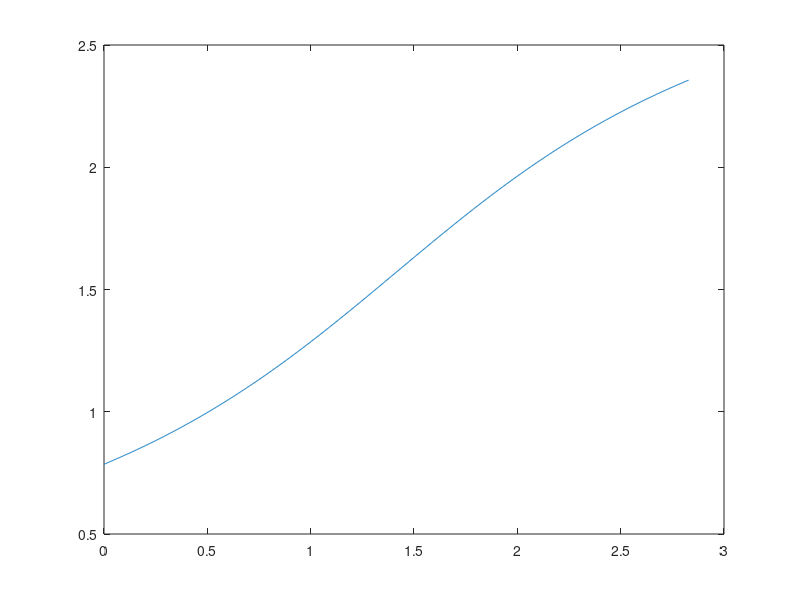
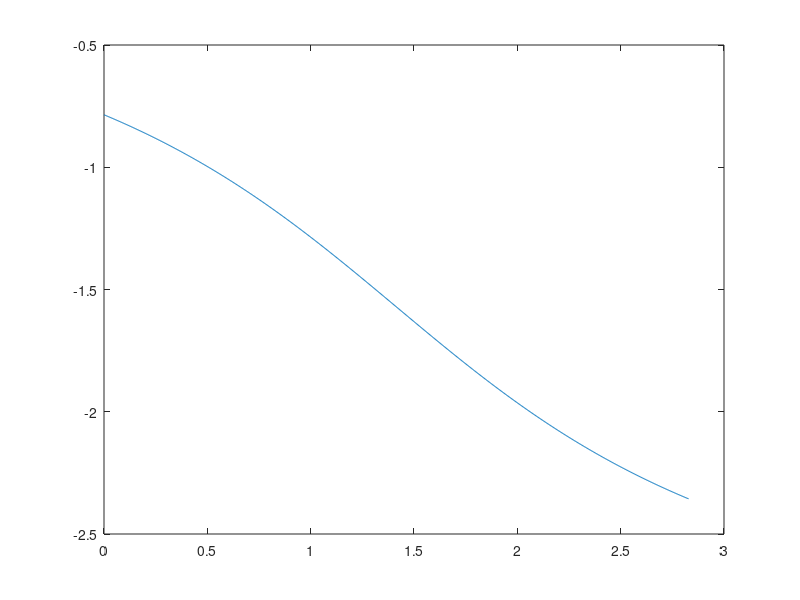
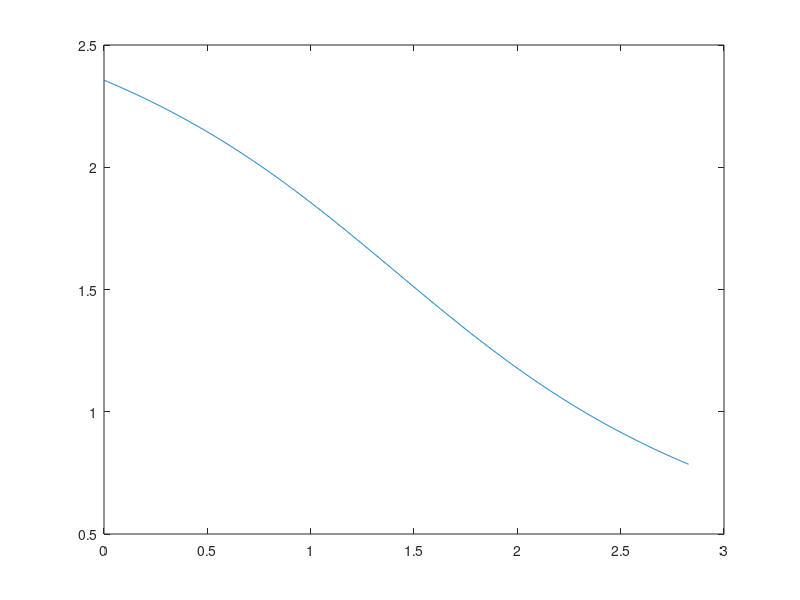
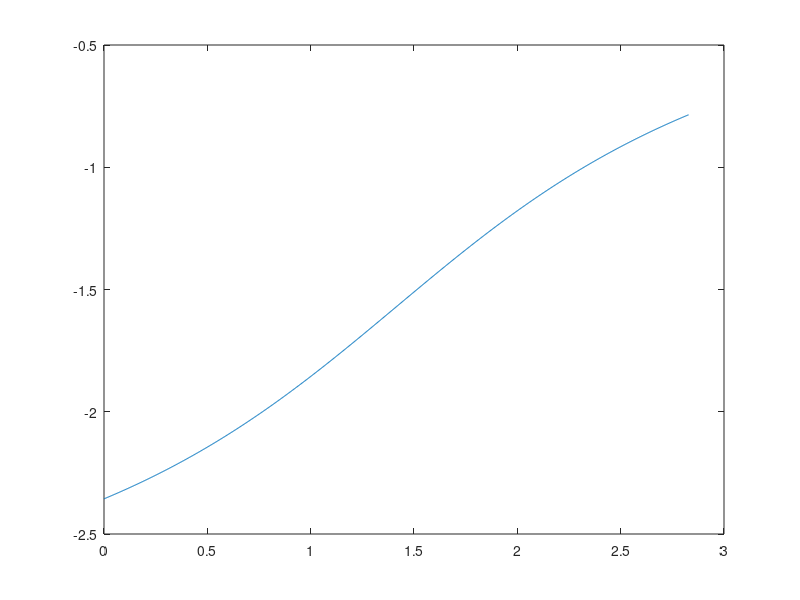

The MATLAB script that drew these images, in order:

% Case where psi is positive (bird in top half of turbine) and moving to left
r = 1;
psi = pi/4;
y = linspace(0,2*sqrt(2),1000);
% there is a discontinuity as psi crosses the y-axis.
% must add pi to all negative psi values.
angles = atan(r*sin(psi)./(r*cos(psi)-y/2));
idx = find(angles < 0);
angles(idx) = angles(idx) + pi;
figure;
plot(y,angles);


% Case where psi is negative (bird in bottom half of turbine) and moving to left
r = 1;
psi = -pi/4;
y = linspace(0,2*sqrt(2),1000);
% there is a discontinuity as psi crosses the y-axis.
% must add pi to all negative psi values.
angles = atan(r*sin(psi)./(r*cos(psi)-y/2));
idx = find(angles > 0);
angles(idx) = angles(idx) - pi;
figure;
plot(y,angles);

% Case where psi is positive (bird in top half of turbine) moving to right
r = 1;
psi = 3*pi/4;
y = linspace(0,2*sqrt(2),1000);
% there is a discontinuity as psi crosses the y-axis.
% must add pi to all negative psi values.
angles = atan(r*sin(psi)./(r*cos(psi)+y/2));
idx = find(angles < 0);
angles(idx) = angles(idx) + pi;
figure;
plot(y,angles);


% Case where psi is negative (bird in bottom half of turbine) and moving to left
r = 1;
psi = -3*pi/4;
y = linspace(0,2*sqrt(2),1000);
% there is a discontinuity as psi crosses the y-axis.
% must add pi to all negative psi values.
angles = atan(r*sin(psi)./(r*cos(psi)+y/2));
idx = find(angles > 0);
angles(idx) = angles(idx) - pi;
figure;
plot(y,angles);


%Generic bottom half of rotor test
z = 5;
y = linspace(-5,5,1000);
angles = atan(z./y);
idx = find(angles < 0);
angles(idx) = angles(idx) + pi;
figure;plot(y,angles);

%Generic top half of rotor test
z = -5;
y = linspace(-5,5,1000);
angles = atan(z./y);
idx = find(angles < 0);
angles(idx) = angles(idx) + pi;
figure;plot(y,angles);